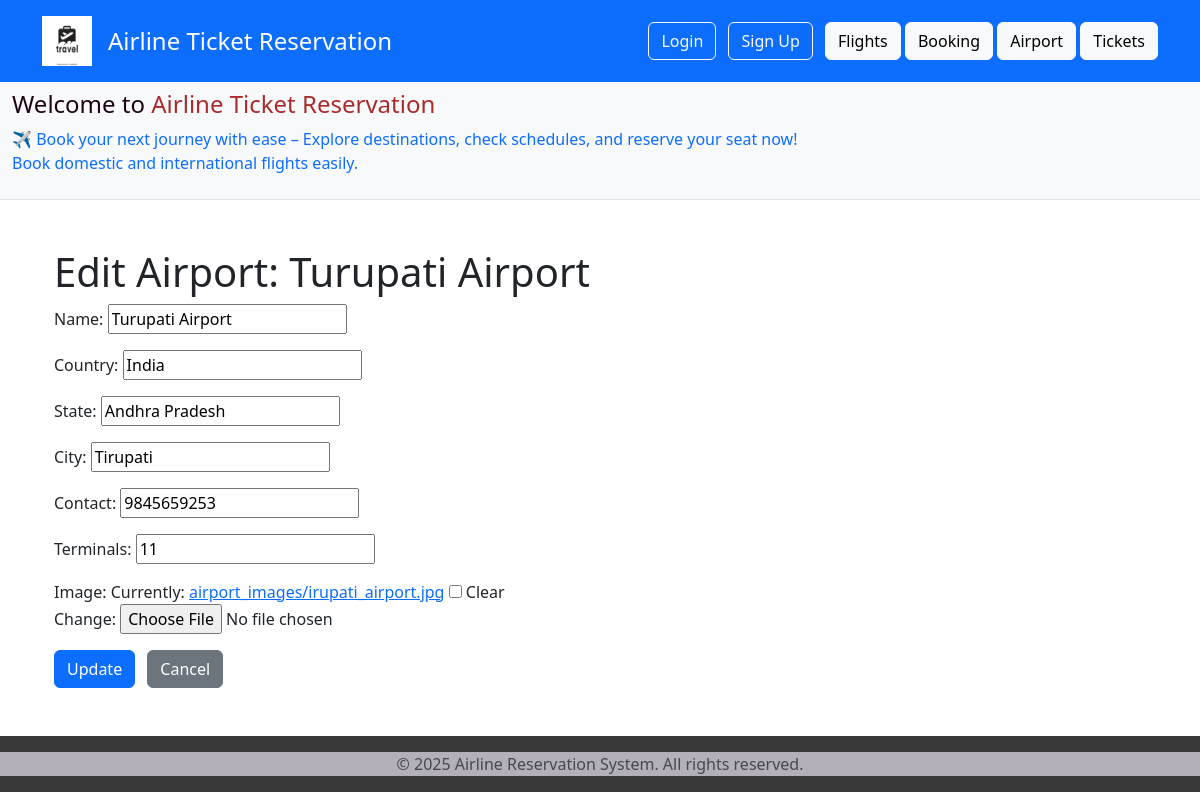
Page /airport/update/3/ on the committed database.
### airport/models.py (models this page shows, shortened)
class Airport(models.Model):
    name = models.CharField(max_length=100)
    country = models.CharField(max_length=100)
    state = models.CharField(max_length=100)
    city = models.CharField(max_length=100)
    contact = models.CharField(max_length=20)
    terminals = models.IntegerField()
    image = models.ImageField(upload_to='airport_images/', blank=True, null=True)
    created_at = models.DateTimeField(auto_now_add=True)

### airport/views.py (the view)
# urls.py: path('update/<int:pk>/', views.airport_update, name='update'),
def airport_update(request, pk):
    airport = get_object_or_404(Airport, pk=pk)
    if request.method == 'POST':
        form = AirportForm(request.POST, instance=airport)
        if form.is_valid():
            form.save()
            return redirect('airport:airport_list')
    else:
        form = AirportForm(instance=airport)
    return render(request, 'update_airport.html', {'form': form, 'airport': airport})

### airport/forms.py
class AirportForm(forms.ModelForm):
    class Meta:
        model = Airport
        fields = '__all__'
        widgets = {
            'created_at': forms.DateTimeInput(attrs={'type': 'datetime-local'}),
        }

### airport/templates/update_airport.html (shortened to what this page needs)
{% extends 'base.html' %}
{% block content %}
<div class="container my-4">
  <h1>Edit Airport: {{ airport.name }}</h1>
  <form method="post" novalidate>
    {{ form.as_p }}
    <button type="submit" class="btn btn-primary">Update</button>
    <a href="{% url 'airport:list' %}" class="btn btn-secondary ms-2">Cancel</a>
  </form>
</div>
{% endblock %}

### rows in the picture
Airport: name "Turupati Airport", country "India", state "Andhra Pradesh", city "Tirupati", contact "9845659253", terminals "11"
